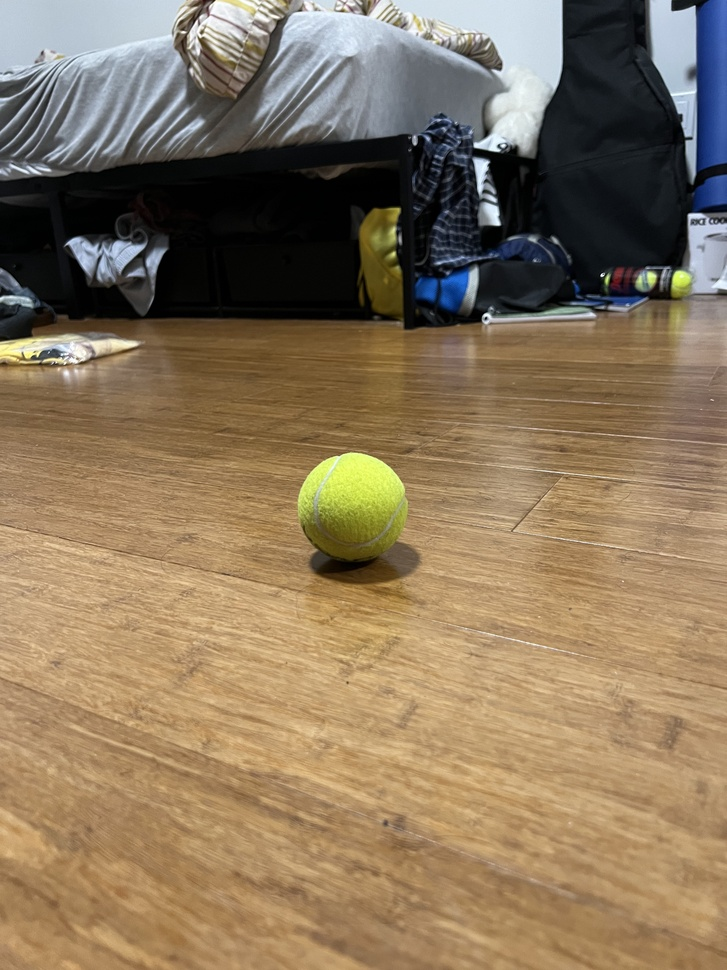
#> input picture vision/tennis_ball.jpg, 727 x 970 px, shrunk from 3024 x 4032 before the run
$ python viewer.py
#> lines starting #> are read from the running program, lines starting #| are printed output that depends on the picture; after the words box and inside, x2 and y2 are one past the last pixel; in counts of white or black regions, pixels touching at a corner belong together
#> further down, input_frame is the input picture: shape (970, 727, 3); mean B, G, R 92.9, 118.9, 137.9
### vision/frame_processor.py
# Python code for Multiple Color Detection
import numpy as np
import cv2

# greenLower = (29, 86, 6)
# greenUpper = (64, 255, 255)
greenLower = (0.09*256, 0.60*256, 0.20*256)
greenUpper = (0.15*256, 1.00*256, 1.00*256)

def get_circles(input_frame):

    frame = input_frame.copy()

    # frame[0:int(len(frame)//3)] = 0

    blurred = cv2.medianBlur(frame, 5)
    hsv = cv2.cvtColor(blurred, cv2.COLOR_BGR2HSV)
#> hsv: shape (970, 727, 3); mean H, S, V 37.3, 94.7, 142.1

    mask = cv2.inRange(hsv, greenLower, greenUpper)
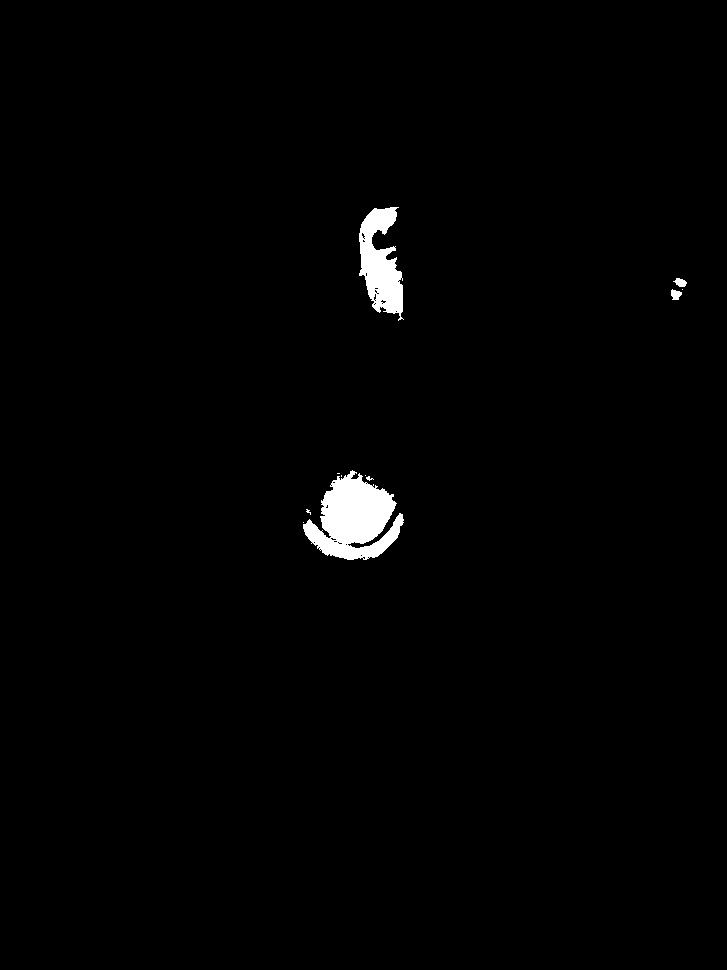
#> mask: shape (970, 727); 1.2% white; 11 white regions (7 under 20 px), largest, box (x1, y1, x2, y2) and area: (303, 470, 404, 560) 5373, (359, 207, 404, 321) 3026, (671, 289, 682, 300) 85, (673, 278, 687, 287) 81

    open_struct = cv2.getStructuringElement(cv2.MORPH_RECT,(19,19))
    close_struct = cv2.getStructuringElement(cv2.MORPH_ELLIPSE,(15,15))

    mask = cv2.morphologyEx(mask, cv2.MORPH_CLOSE, close_struct)
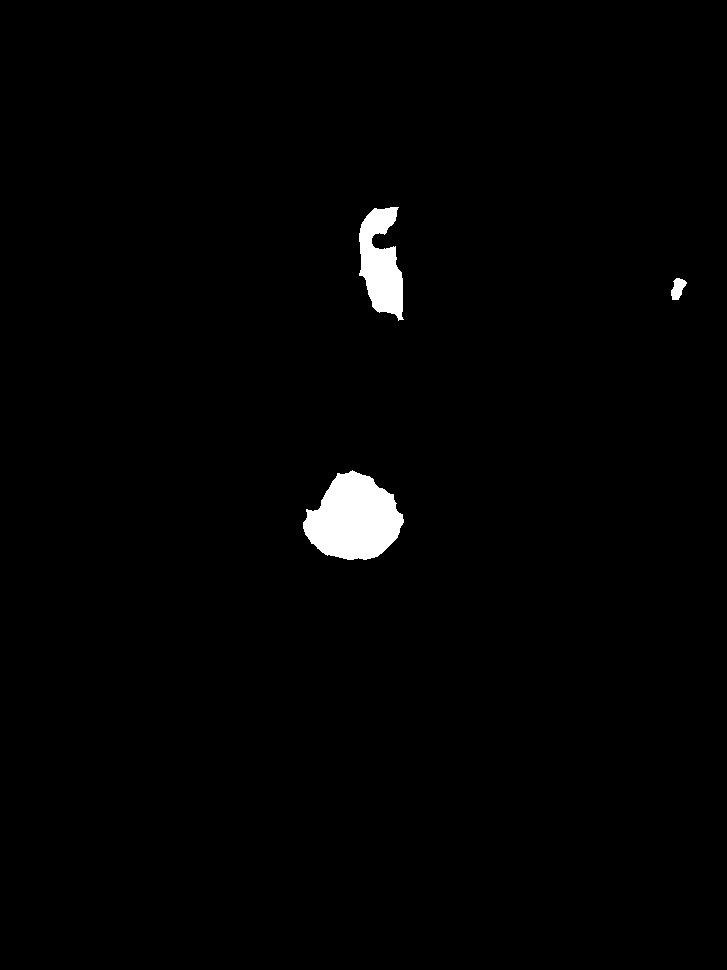
#> mask: shape (970, 727); 1.4% white; 3 white regions, box (x1, y1, x2, y2) and area: (303, 470, 404, 560) 6225, (359, 207, 404, 321) 3264, (671, 278, 687, 300) 224
    mask = cv2.morphologyEx(mask, cv2.MORPH_OPEN, open_struct)
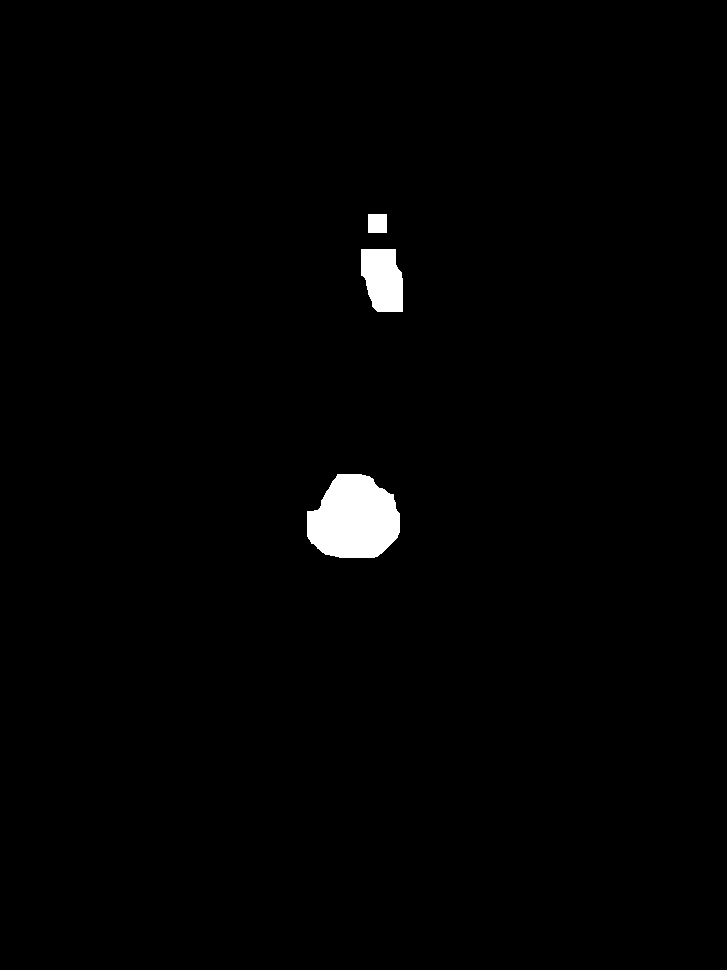
#> mask: shape (970, 727); 1.2% white; 3 white regions, box (x1, y1, x2, y2) and area: (307, 474, 400, 558) 6051, (361, 249, 403, 312) 2205, (368, 214, 387, 233) 361

    mask = cv2.GaussianBlur(mask, (15, 15), 2, 2)

    circles = cv2.HoughCircles(mask,
        cv2.HOUGH_GRADIENT,
        1,
        mask.shape[0] / 4,
        param1=40,
        param2=10,
        minRadius=0,
        maxRadius=0)
#> circles = [[354.5, 517.5, 44.1], [426.5, 272.5, 62]]
    # circles = None

    return circles, mask

### vision/viewer.py
# Python code for Multiple Color Detection
import numpy as np
import cv2
from collections import deque
from imutils.video import VideoStream
import argparse
import time
from frame_processor import get_circles


# [56 lines of commented-out code are left out]
input_frame = cv2.imread("tennis_ball.jpg")

circles, mask = get_circles(input_frame)
#> circles = [[354.5, 517.5, 44.1], [426.5, 272.5, 62]]

if circles is not None:
    circles = np.round(circles[0, :]).astype("int")
#> circles = [[354, 518, 44], [426, 272, 62]]
    cv2.circle(input_frame,
        center=(circles[0, 0], circles[0, 1]),
        radius=circles[0, 2],
        color=(0, 255, 0),
        thickness=10)
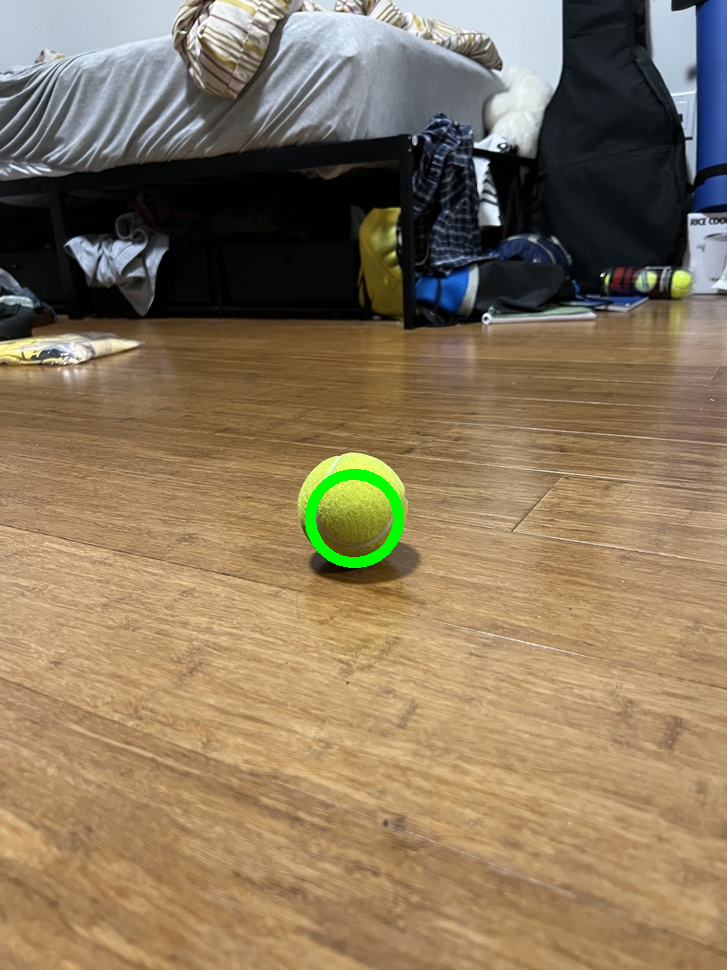
#> input_frame: shape (970, 727, 3); 0.43% of pixels changed, all inside (x1, y1, x2, y2) = (305, 469, 404, 568)

# Display the resulting frame, quit with q
cv2.imshow('frame', mask)
cv2.imwrite("color_mask_with_fill_with_circles.jpg", input_frame)

cv2.destroyAllWindows()
